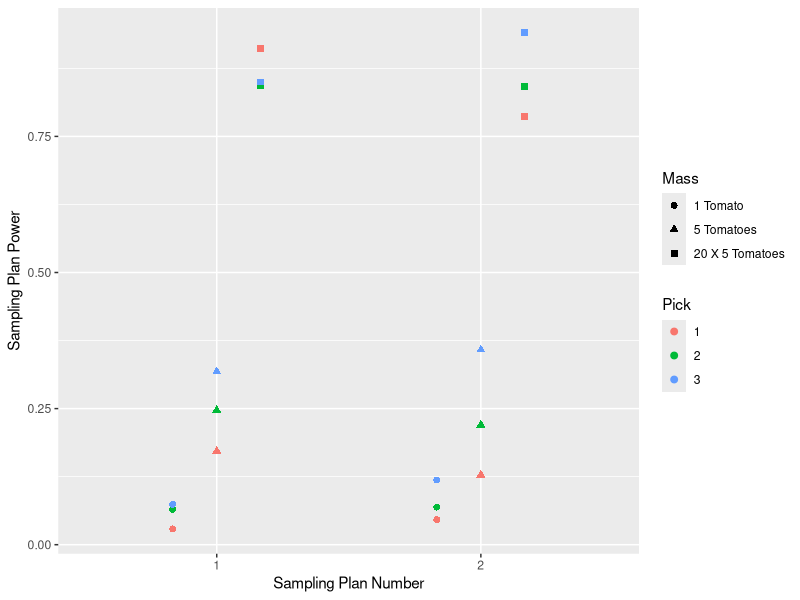

Generate this figure with R:
## ---- chunk 1
library(tidyverse)
## ---- chunk 2
Power_data<-read_csv("Power_summary.csv")

Power_data$Samp_Plan<-as.factor(Power_data$Samp_Plan)
Power_data$Pick<-as.factor(Power_data$Pick)

Power_data %>% 
  ggplot(aes(x = Samp_Plan, y = Power, group = Samp_Mass, shape = Samp_Mass, color = Pick)) +
  geom_point(position=position_dodge(width=0.5), size = 2)+
  scale_shape_discrete(labels = c("1 Tomato", "5 Tomatoes", "20 X 5 Tomatoes"), name= "Mass")+
  xlab("Sampling Plan Number")+ ylab ("Sampling Plan Power")
